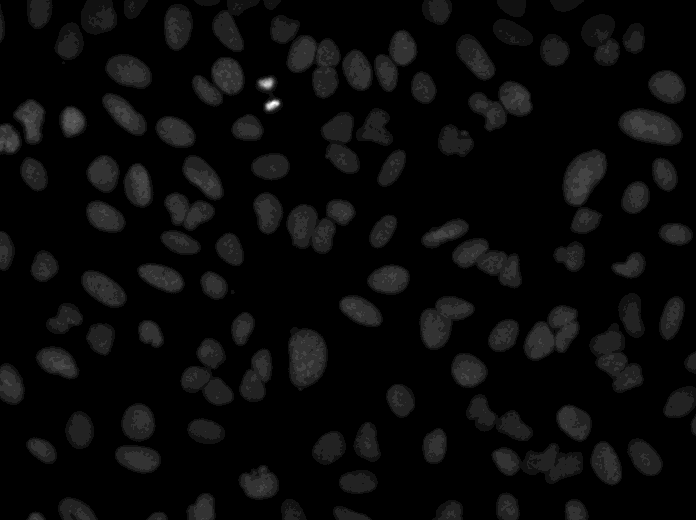
#> input picture 3-Post-processing/Quantify-nuclei/Data/IXMtest_C05_s7_w1F71963FB-8F29-41CB-A5F5-07CB9584BBC5.tif, 696 x 520 px
$ python findContour.py ../Data/IXMtest_C05_s7_w1F71963FB-8F29-41CB-A5F5-07CB9584BBC5.tif
#> lines starting #> are read from the running program, lines starting #| are printed output that depends on the picture; after the words box and inside, x2 and y2 are one past the last pixel; in counts of white or black regions, pixels touching at a corner belong together
#!/usr/bin/env python3

import cv2

import numpy as np
import matplotlib.pyplot as plt
import pandas as pd
import sys

arg = sys.argv[1]

img = cv2.imread(arg) #  "Data/CD36P-231-6-DAPI.tif"
#> img is the input picture: shape (520, 696, 3); min 0, max 15, mean 0.572

def show_img(img):
    fig = plt.figure(figsize=(15,15))
    ax = fig.add_subplot(111)
    cells=img[:,:, 0]  # this line shows the tif image
    ax.imshow(cells,cmap='gray')

# show_img(img)
# cv2.imwrite("image_actual1.jpg", img)
img.shape

# Slice the channel
cells=img[:,:, 0]
cells.shape

# This makes image with two channel, previously it was 3 channel
# gray_img = cv2.cvtColor(img, cv2.COLOR_BGR2GRAY)
# gray_img.shape

#Threshold image to binary using OTSU. ALl thresholded pixels will be set to 255
ret1, thresh = cv2.threshold(cells, 0, 255, cv2.THRESH_BINARY+cv2.THRESH_OTSU)
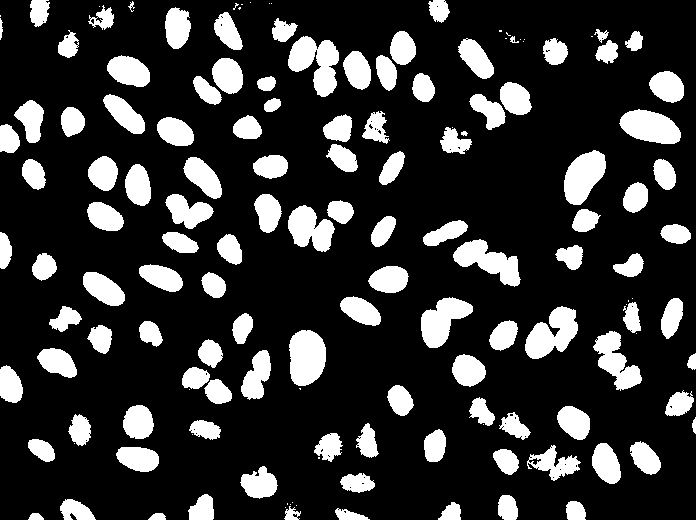
#> thresh: shape (520, 696); 20.2% white; 149 white regions (31 under 20 px), largest, box (x1, y1, x2, y2) and area: (288, 36, 339, 97) 1790, (289, 330, 326, 386) 1688, (525, 306, 578, 359) 1675
#> ret1 = 1
thresh.shape
plt.imshow(thresh)
# cv2.imwrite("image_actual12.jpg", thresh)

# Morphological operations to remove small noise - opening
kernel = np.ones((3,3),np.uint8)
opening = cv2.morphologyEx(thresh,cv2.MORPH_OPEN,kernel, iterations = 2)
#> opening: shape (520, 696); 19.6% white; 116 white regions, largest, box (x1, y1, x2, y2) and area: (290, 330, 326, 386) 1677, (525, 307, 578, 359) 1666, (454, 240, 520, 286) 1560

# finding sure background
sure_bg = cv2.dilate(opening,kernel,iterations=10)
#> sure_bg: shape (520, 696); 60.7% white; 13 black regions (5 under 20 px), largest, box (x1, y1, x2, y2) and area: (0, 0, 696, 520) 129312, (0, 117, 175, 366) 12119, (459, 323, 482, 345) 342

#applying distance transform
dist_transform = cv2.distanceTransform(opening,cv2.DIST_L2,5)
ret2, sure_fg =cv2.threshold(dist_transform,0.5*dist_transform.max(),255,0)
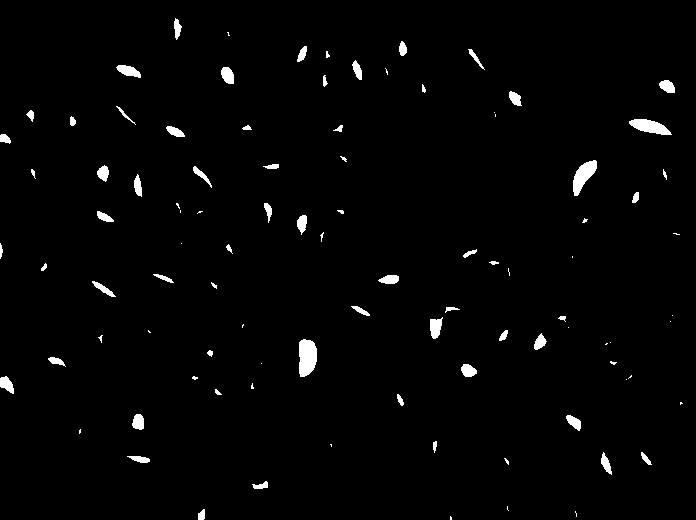
#> sure_fg: shape (520, 696) float32; 1.8% white; 97 white regions (37 under 20 px), largest, box (x1, y1, x2, y2) and area: (299, 339, 317, 377) 570, (573, 160, 597, 196) 451, (629, 119, 672, 135) 412
#> ret2 = 9

# Unknown region
sure_fg = np.uint8(sure_fg)
unknown = cv2.subtract(sure_bg,sure_fg)
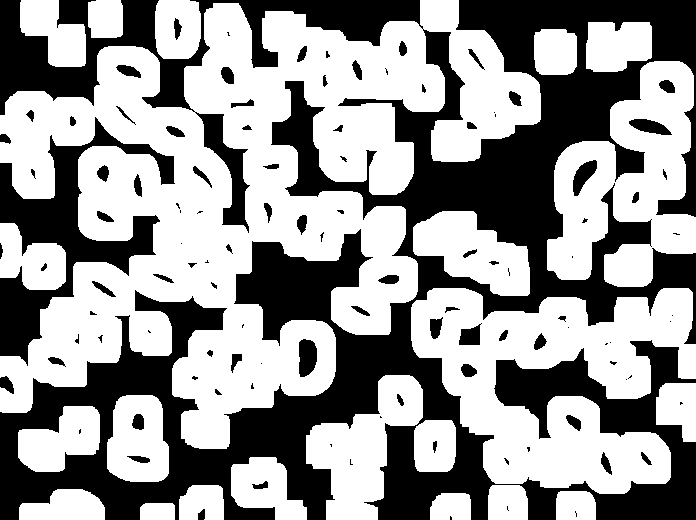
#> unknown: shape (520, 696); 58.9% white; 110 black regions (42 under 20 px), largest, box (x1, y1, x2, y2) and area: (0, 0, 696, 520) 129312, (0, 117, 175, 366) 12119, (299, 339, 317, 377) 570

#Now we create a marker and label the regions inside.
ret3, markers = cv2.connectedComponents(sure_fg)
#> markers: shape (520, 696) int32; 98 distinct labels, from 0 to 97
#> ret3 = 98

#add 10 to all labels so that sure background is not 0, but 10
markers = markers+10
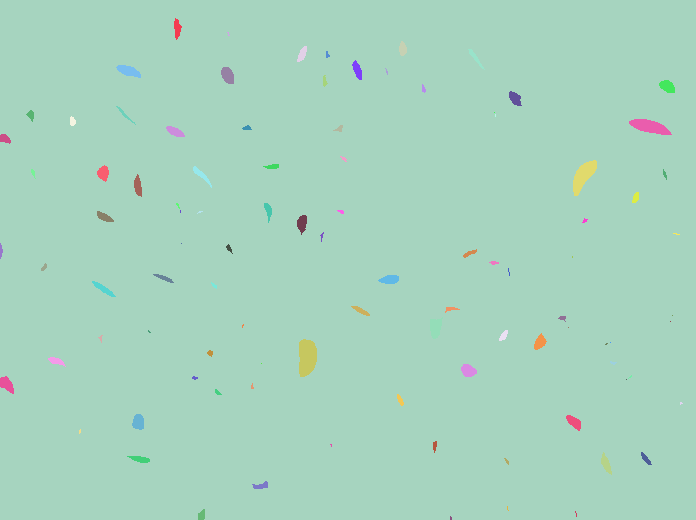
#> markers: shape (520, 696) int32; 98 distinct labels, from 10 to 107; one colour per label, 0 black

# Now, mark the region of unknown with zero
markers[unknown==255] = 0
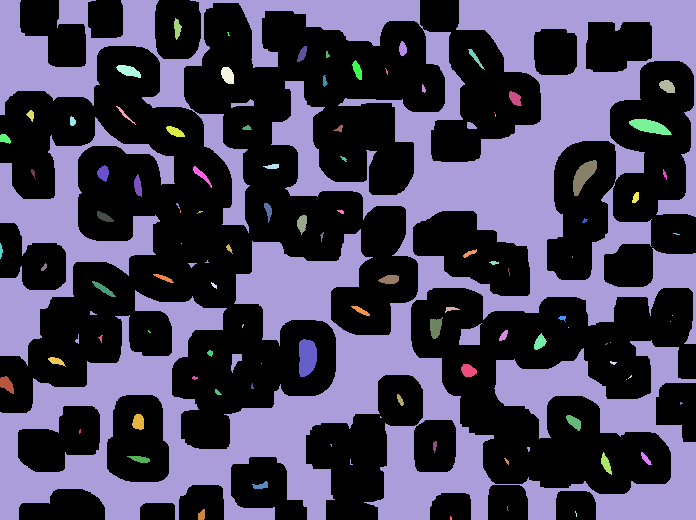
#> markers: shape (520, 696) int32; 99 distinct labels, from 0 to 107; one colour per label, 0 black

# Watershed
markers = cv2.watershed(img,markers)
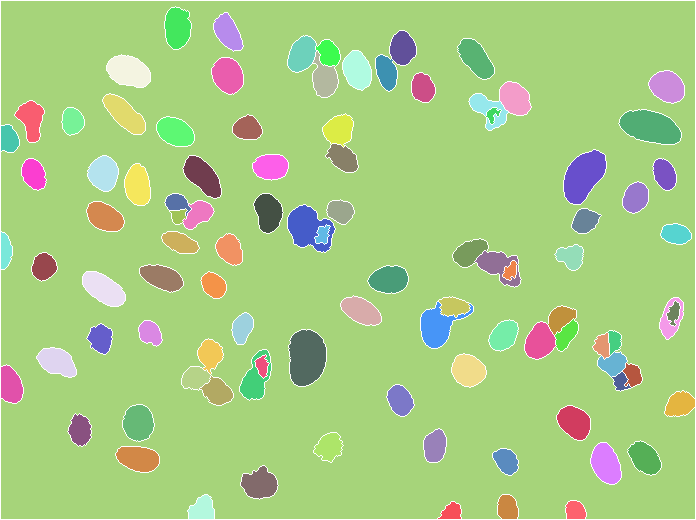
#> markers: shape (520, 696) int32; 99 distinct labels, from -1 to 107; one colour per label, 0 black, -1 white

# color boundaries in yellow.
img[markers == -1] = [0,255,255]
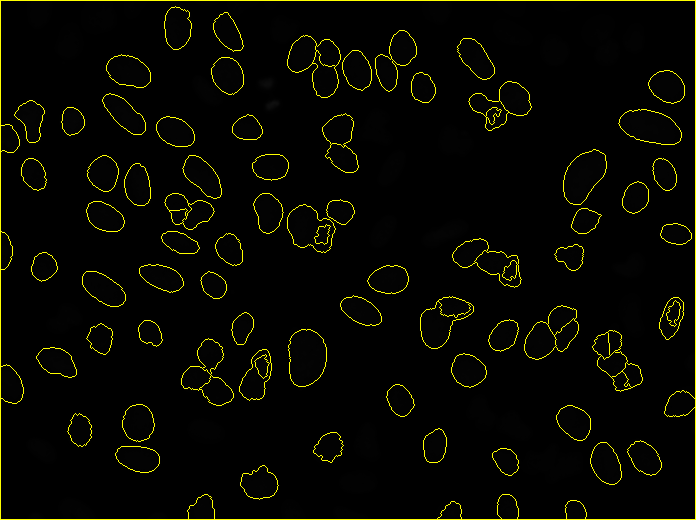
#> img: shape (520, 696, 3); 2.9% of pixels changed, all inside (x1, y1, x2, y2) = (0, 0, 696, 520)
#> (the run stopped early here; a loop or call above may not have finished)

$ run again, on 3-Post-processing/Quantify-nuclei/Data/IXMtest_D02_s8_w1AC6783DF-ED35-4818-8091-E6D02AF4BFBD.tif
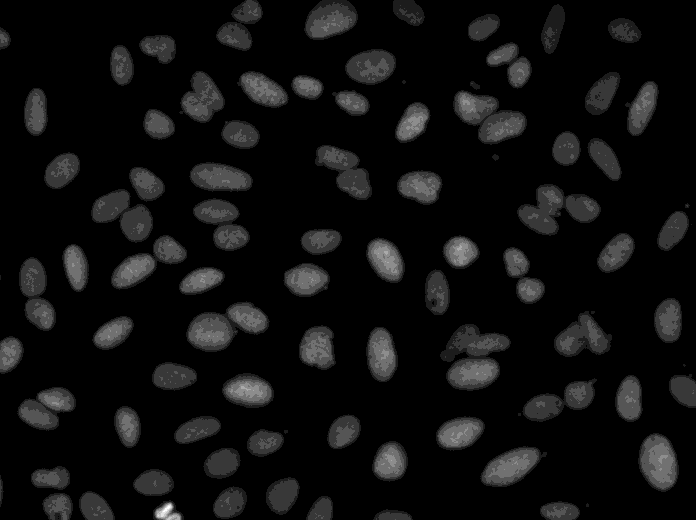
#> input picture 3-Post-processing/Quantify-nuclei/Data/IXMtest_D02_s8_w1AC6783DF-ED35-4818-8091-E6D02AF4BFBD.tif, 696 x 520 px
#> img is the input picture: shape (520, 696, 3); min 0, max 9, mean 0.546
#> `ret1, thresh = cv2.threshold(cells, 0, 255, cv2.THRESH_BINARY+cv2.THRE..`:
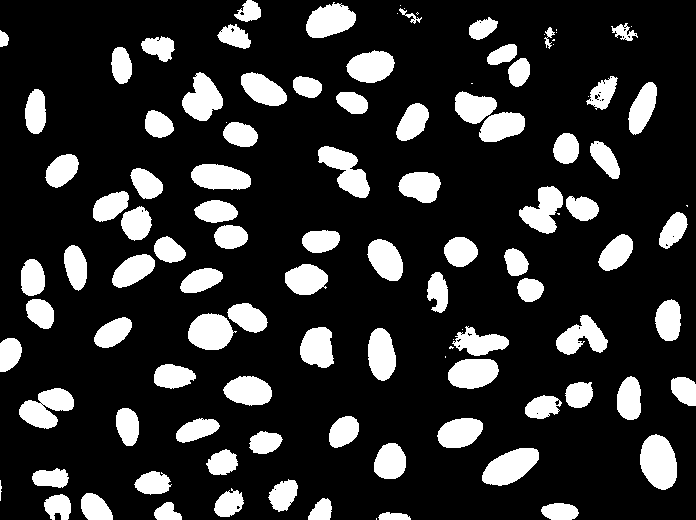
#> thresh: shape (520, 696); 18.6% white; 110 white regions (20 under 20 px), largest, box (x1, y1, x2, y2) and area: (640, 434, 677, 490) 1576, (482, 448, 539, 486) 1410, (19, 388, 74, 429) 1366
#> ret1 = 1
#> opening: shape (520, 696); 18.2% white; 89 white regions, largest, box (x1, y1, x2, y2) and area: (640, 435, 677, 490) 1574, (482, 448, 539, 485) 1405, (19, 388, 74, 428) 1354
#> sure_bg: shape (520, 696); 53.9% white; 4 black regions (2 under 20 px), largest, box (x1, y1, x2, y2) and area: (0, 0, 696, 520) 166929, (233, 98, 246, 112) 82
#> ret2 = 9
#> unknown: shape (520, 696); 51.5% white; 86 black regions (17 under 20 px), largest, box (x1, y1, x2, y2) and area: (0, 0, 696, 520) 166929, (649, 444, 668, 481) 521, (197, 323, 224, 341) 396
#> ret3 = 83
#> `img[markers == -1] = [0,255,255]`:
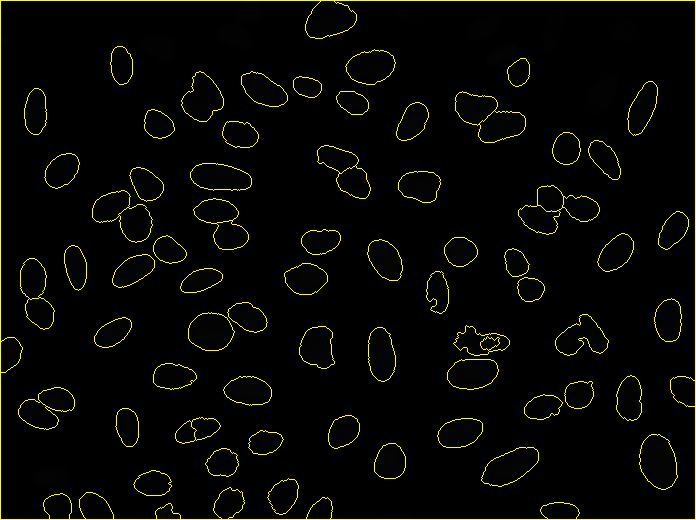
#> img: shape (520, 696, 3); 2.79% of pixels changed, all inside (x1, y1, x2, y2) = (0, 0, 696, 520)

$ run again, on 3-Post-processing/Quantify-nuclei/Data/IXMtest_D04_s2_w1E05C134E-BAFE-4FD7-8116-2D05E0839879.tif
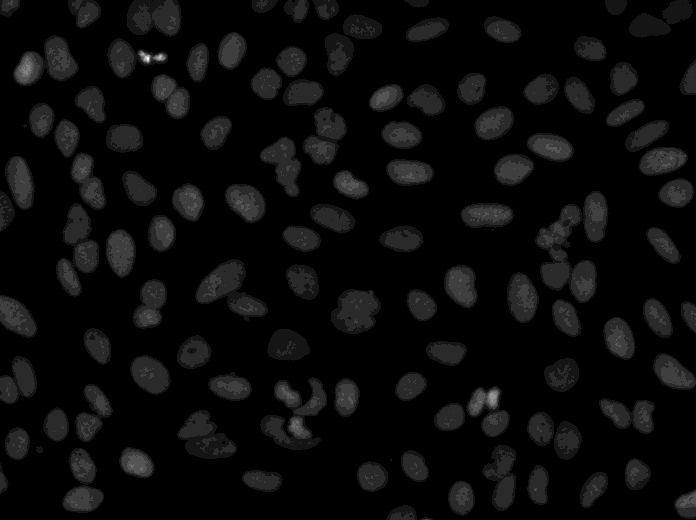
#> input picture 3-Post-processing/Quantify-nuclei/Data/IXMtest_D04_s2_w1E05C134E-BAFE-4FD7-8116-2D05E0839879.tif, 696 x 520 px
#> img is the input picture: shape (520, 696, 3); min 0, max 12, mean 0.53
#> `ret1, thresh = cv2.threshold(cells, 0, 255, cv2.THRESH_BINARY+cv2.THRE..`:
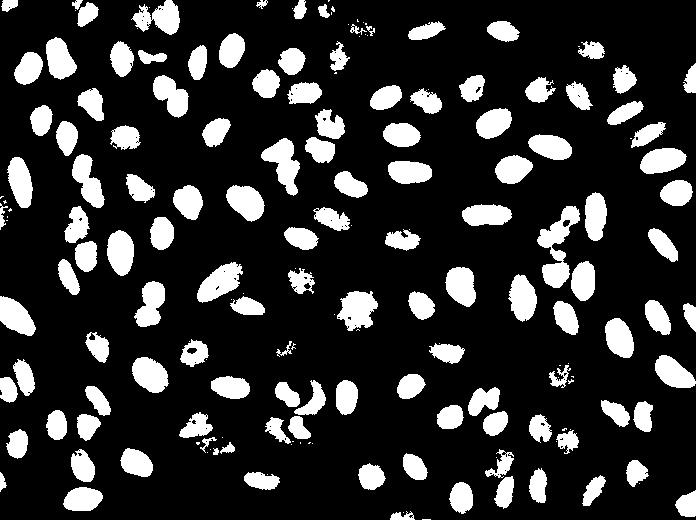
#> thresh: shape (520, 696); 19% white; 182 white regions (56 under 20 px), largest, box (x1, y1, x2, y2) and area: (537, 206, 580, 288) 1504, (261, 138, 300, 196) 1121, (337, 291, 378, 331) 1090
#> ret1 = 1
#> opening: shape (520, 696); 18% white; 125 white regions (1 under 20 px), largest, box (x1, y1, x2, y2) and area: (262, 139, 299, 195) 1097, (197, 263, 241, 302) 1027, (340, 291, 377, 329) 1025
#> sure_bg: shape (520, 696); 59.3% white; 11 black regions (2 under 20 px), largest, box (x1, y1, x2, y2) and area: (0, 0, 696, 520) 141465, (0, 445, 62, 520) 2910, (77, 0, 145, 80) 1400
#> ret2 = 7.1
#> ret3 = 118
#> `img[markers == -1] = [0,255,255]`:
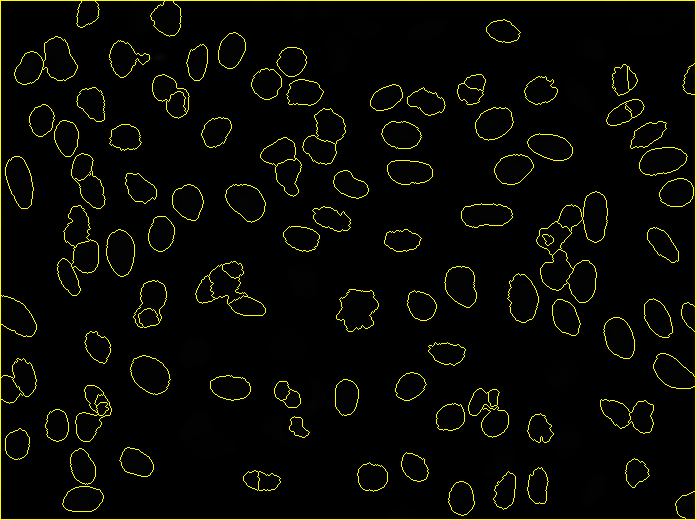
#> img: shape (520, 696, 3); 3.25% of pixels changed, all inside (x1, y1, x2, y2) = (0, 0, 696, 520)

$ run again, on 3-Post-processing/Quantify-nuclei/Data/IXMtest_D04_s9_w17B6268DB-8215-4DC6-943C-CC009A8A5732.tif
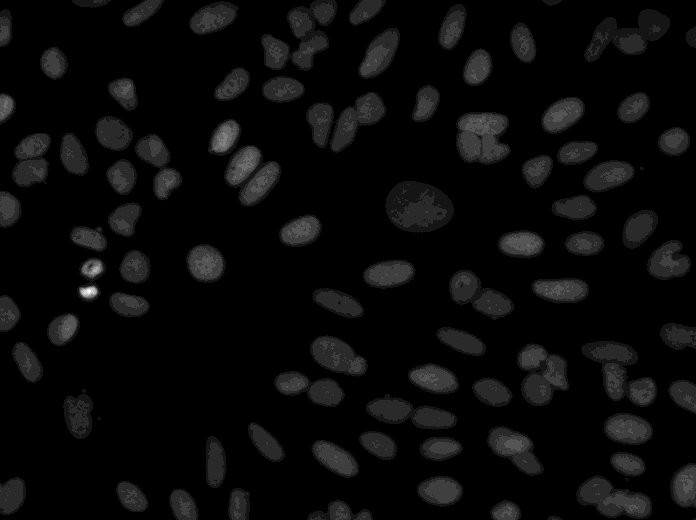
#> input picture 3-Post-processing/Quantify-nuclei/Data/IXMtest_D04_s9_w17B6268DB-8215-4DC6-943C-CC009A8A5732.tif, 696 x 520 px
#> img is the input picture: shape (520, 696, 3); min 0, max 12, mean 0.497
#> thresh: shape (520, 696); 17.3% white; 140 white regions (41 under 20 px), largest, box (x1, y1, x2, y2) and area: (458, 113, 509, 163) 2008, (519, 345, 567, 404) 1631, (580, 478, 651, 517) 1561
#> ret1 = 1
#> opening: shape (520, 696); 16.7% white; 96 white regions (1 under 20 px), largest, box (x1, y1, x2, y2) and area: (458, 113, 508, 162) 1999, (519, 346, 567, 403) 1601, (580, 478, 650, 517) 1552
#> sure_bg: shape (520, 696); 51.7% white; 11 black regions (3 under 20 px), largest, box (x1, y1, x2, y2) and area: (0, 0, 696, 520) 161973, (0, 156, 106, 338) 7753, (637, 408, 696, 520) 2112
#> ret2 = 9.5
#> ret3 = 76
#> `img[markers == -1] = [0,255,255]`:
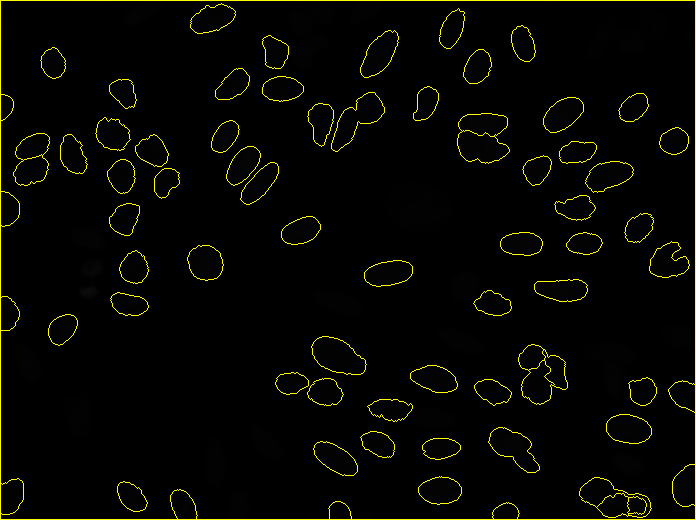
#> img: shape (520, 696, 3); 2.5% of pixels changed, all inside (x1, y1, x2, y2) = (0, 0, 696, 520)
